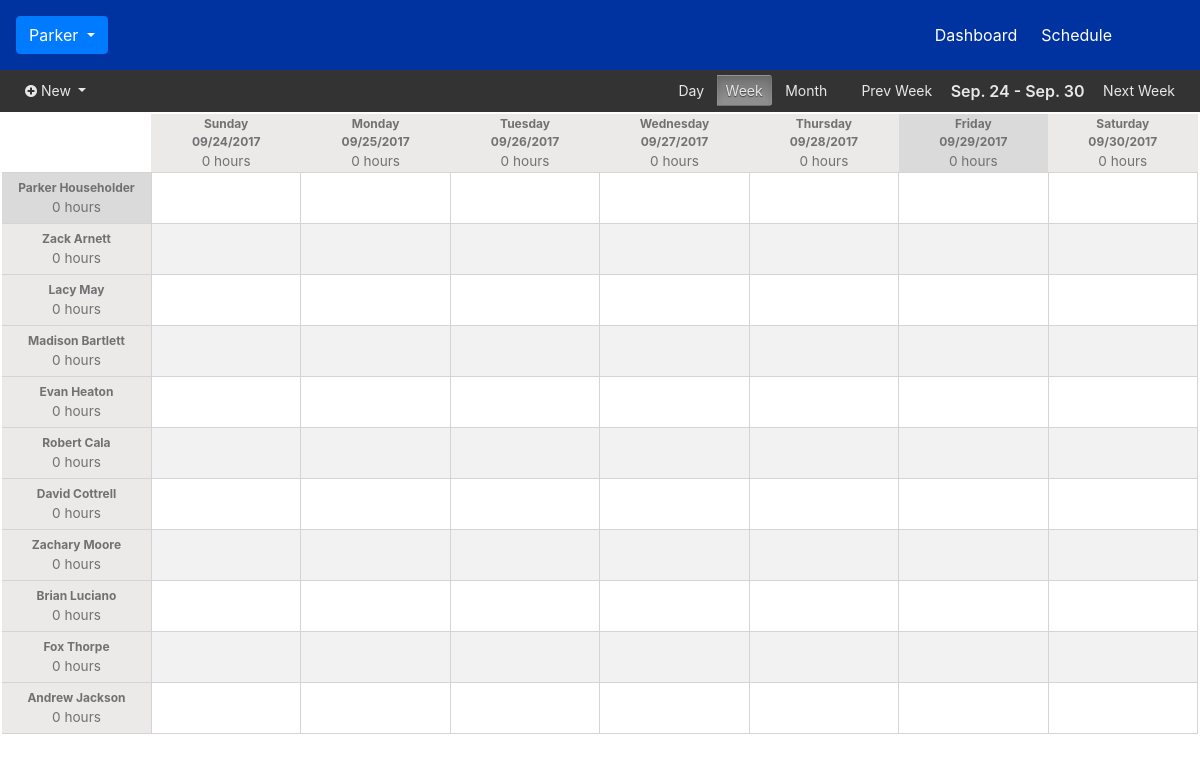
The app's page /scheduler.php (signed in) with its own data.
### tables this page shows
CREATE TABLE EMPLOYEE
(
  employee_id int NOT NULL AUTO_INCREMENT,
  admin_tag int NOT NULL,
  first_name varchar(64) NOT NULL,
  last_name varchar(64) NOT NULL,
  email varchar(128) NOT NULL,
  phone_number varchar(16) NOT NULL,
  dob date NOT NULL,
  username varchar(64) NOT NULL,
  password varchar(64) NOT NULL,
  color varchar(16) NOT NULL,
  PRIMARY KEY (employee_id)
);

### session.php (called while the page is built, shortened)
<?php
  if($_SESSION['logged_in']){
    $employee_id = $_SESSION['employee_id'];
    $first_name = $_SESSION['first_name'];
    $admin_tag = $_SESSION['admin_tag'];
  }
  else {
    header("location: login.php");
  }
?>

### scheduler.php (the view, shortened to what this page needs)
<!DOCTYPE html>
<html>
  <head>
    <?php include 'session.php'; ?>
    <?php
          if(isset($_GET['week'])) {
            $week = (int) $_GET['week'];
            $weekofmonth = date('w');
            $firstDayofWeek = date('M. d', strtotime('-'.($weekofmonth + (7*($weekofmonth-$week))).' days'));
            $lastDayofWeek = date('M. d', strtotime('-'.($weekofmonth - 6 + (7*($weekofmonth-$week))).' days'));
            $next_week_link = '<a type="button" class="btn btn-default btn-sm control button" href="?week='.($week + 1).'">Next Week</a>';
            $previous_week_link = '<a type="button" class="btn btn-default btn-sm control button" href="?week='.($week - 1).'" class="control button">Prev Week</a>';
            $controls = '<form class="week control-form" method="get">'.$previous_week_link.'  <span class="date-display">'.$firstDayofWeek.' - '.$lastDayofWeek.'</span>   '.$next_week_link.' </form>';
          }
          else {
            $week = (int) date('w');
            $firstDayofWeek = date('M. d', strtotime('-'.($week).' days'));
            $lastDayofWeek = date('M. d', strtotime('-'.($week - 6).' days'));
            $next_week_link = '<a type="button" class="btn btn-default btn-sm control button" href="?week='.($week + 1).'">Next Week</a>';
            $previous_week_link = '<a type="button" class="btn btn-default btn-sm control button" href="?week='.($week - 1).'" class="control button">Prev Week</a>';
            $controls = '<form class="week control-form" method="get">'.$previous_week_link.'  <span class="date-display">'.$firstDayofWeek.' - '.$lastDayofWeek.'</span>   '.$next_week_link.' </form>';
          }
       ?>
    <link rel="stylesheet" href="https://maxcdn.bootstrapcdn.com/bootstrap/4.0.0-beta/css/bootstrap.min.css">
    <link rel="stylesheet" href="fonts/font-awesome/css/font-awesome.min.css">
    <link rel="stylesheet" href="css/main.css">
    <div class="navbar scheduler-navbar">
      <div class="btn-group">
        <button type="button" class="btn btn-primary dropdown-toggle" data-toggle="dropdown" aria-haspopup="true" aria-expanded="false">
          <?php echo $first_name; ?>
        </button>
      </div>
      <ul class="nav navbar-nav">
        <li><a href="home.php">Dashboard</a></li>
        <li><a id="show-scheduler" href="scheduler.php">Schedule</a></li>
      </ul>
    </div>
  </head>
  <body>
    <div id="scheduler">
      <div class="control-bar">
        <?php if($admin_tag == 1) { ?>
        <div class="dropdown new" style="display:inline-block">
          <a class="btn btn-default dropdown-toggle control button btn-sm" type="button" data-toggle="dropdown"><i class="fa fa-plus-circle" aria-hidden="true"></i>&nbsp;New
          <span class="caret"></span></a>
        </div>
        <?php } ?>
        <?php echo $controls; ?>
        <div class="schedule-type">
          <label class="btn btn-default btn-sm control button" for="toggle-off-left" type="button">Day</label>
          <label class="btn btn-default btn-sm control button" for="toggle-on" type="button">Week</label>
          <label class="btn btn-default btn-sm control button" for="toggle-off-right" type="button">Month</label>
        </div>
      </div>
      <?php
        include 'connection.php';
        $employees = $mysqli->query("SELECT * FROM EMPLOYEE");
        $weekofmonth = date('w');
        if(isset($_GET['week']) || !isset($_GET['week']) && !isset($_GET['month']) && !isset($_GET['day'])) { ?>
          <div class="container-fluid week schedule-view" style="padding-left: 2px; padding-right: 2px;">
            <table class="schedule-table">
              <tr class="week-days">
                <th style="background-color: white; vertical-align: bottom;"></th>
                <th id="sunday-header" style="<?php if(date('m/d/Y', strtotime('-'.($weekofmonth + (7*($weekofmonth-$week))).' days')) == date('m/d/Y')) { ?> background-color: #dadada;<?php } ?> ">Sunday<br />
                  <?php echo date('m/d/Y', strtotime('-'.($weekofmonth + (7*($weekofmonth-$week))).' days')); ?><br /><span class='sunday-header employee-hours'><br></span></th>
                <th id="monday-header" style="<?php if(date('m/d/Y', strtotime('-'.($weekofmonth - 1 + (7*($weekofmonth-$week))).' days')) == date('m/d/Y')) { ?> background-color: #dadada;<?php } ?> ">Monday<br />
                  <?php echo date('m/d/Y', strtotime('-'.($weekofmonth-1+ (7*($weekofmonth-$week))).' days')); ?><br /><span class='monday-header employee-hours'><br></span></th>
                <th id="tuesday-header" style="<?php if(date('m/d/Y', strtotime('-'.($weekofmonth - 2 + (7*($weekofmonth-$week))).' days')) == date('m/d/Y')) { ?> background-color: #dadada;<?php } ?> ">Tuesday<br />
                  <?php echo date('m/d/Y', strtotime('-'.($weekofmonth-2+ (7*($weekofmonth-$week))).' days')); ?><br /><span class='tuesday-header employee-hours'><br></span></th>
                <th id="wednesday-header" style="<?php if(date('m/d/Y', strtotime('-'.($weekofmonth - 3 + (7*($weekofmonth-$week))).' days')) == date('m/d/Y')) { ?> background-color: #dadada;<?php } ?> ">Wednesday<br />
                  <?php echo date('m/d/Y', strtotime('-'.($weekofmonth-3+ (7*($weekofmonth-$week))).' days')); ?><br /><span class='wednesday-header employee-hours'><br></span></th>
                <th id="thursday-header" style="<?php if(date('m/d/Y', strtotime('-'.($weekofmonth - 4 + (7*($weekofmonth-$week))).' days')) == date('m/d/Y')) { ?> background-color: #dadada;<?php } ?> ">Thursday<br />
                   <?php echo date('m/d/Y', strtotime('-'.($weekofmonth-4+ (7*($weekofmonth-$week))).' days')); ?><br /><span class='thursday-header employee-hours'><br></span></th>
                <th id="friday-header" style="<?php if(date('m/d/Y', strtotime('-'.($weekofmonth - 5 + (7*($weekofmonth-$week))).' days')) == date('m/d/Y')) { ?> background-color: #dadada;<?php } ?> ">Friday<br />
                  <?php echo date('m/d/Y', strtotime('-'.($weekofmonth-5+ (7*($weekofmonth-$week))).' days')); ?><br /><span class='friday-header employee-hours'><br></span></th>
                <th id="saturday-header" style="<?php if(date('m/d/Y', strtotime('-'.($weekofmonth - 6 + (7*($weekofmonth-$week))).' days')) == date('m/d/Y')) { ?> background-color: #dadada;<?php } ?> ">Saturday<br />
                  <?php echo date('m/d/Y', strtotime('-'.($weekofmonth-6+ (7*($weekofmonth-$week))).' days')); ?><br /><span class='saturday-header employee-hours'><br></span></th>
              </tr>
              <?php
                $sunhours = new DateTime('00:00:00');
                $monhours = new DateTime('00:00:00');
                $tueshours = new DateTime('00:00:00');
                $wedhours = new DateTime('00:00:00');
                $thurshours = new DateTime('00:00:00');
                $frihours = new DateTime('00:00:00');
                $sathours = new DateTime('00:00:00');
                while($current_row = $employees->fetch_assoc()){  ?>
                  <tr>
                    <th <?php if($current_row['employee_id'] == $employee_id) { echo 'style="background-color: #dadada !important;"'; } ?> id="employee-<?php echo $current_row['employee_id']; ?>-header"><?php echo $current_row['first_name'] . " " . $current_row['last_name']; ?></th>
                      <?php
                      $hours = new DateTime('00:00:00');
                      for ($i=0; $i < 7; $i++) {
                        include 'connection.php';
                        $employee_id1 = $current_row['employee_id'];
                        $shift_date = (string) date('Y-m-d', strtotime('-'.($weekofmonth-$i+(7*($weekofmonth-$week))).' days'));
                        $shift = $mysqli->query("SELECT * FROM SHIFT WHERE employee_id = $employee_id1 AND shift_date = '".$shift_date."' ");
                        if($shift->num_rows > 0){
                          while($row = $shift->fetch_assoc()) {?>
                            <td class="shift-block" style="background-color: <?php echo $current_row['color'] ?>">
                              <p>
                                <?php if((int)date('H', strtotime($row['start_time'])) % 12 != 0) { echo (int)date('H', strtotime($row['start_time'])) % 12; } else { echo 12; } echo date(':i A', strtotime($row['start_time'])) ?>
                                  - <?php if((int)date('H', strtotime($row['end_time'])) % 12 != 0) { echo (int)date('H', strtotime($row['end_time'])) % 12; } else { echo 12; } echo date(':i A', strtotime($row['end_time'])); ?>
                                  <?php if($admin_tag == 1) { ?>
                                  <a class="remove-item" data-week="<?php echo $week; ?>" data-shift-id="<?php echo $row['shift_id']; ?>" data-toggle="modal" data-target="#DoubleCheck">
                                    <i class="fa fa-times" aria-hidden="true"></i>
                                  </a>
                                  <a class="edit-item" data-week="<?php echo $week; ?>" data-employee-id="<?php echo $current_row['employee_id']; ?>" data-shift-date="<?php echo $row['shift_date']; ?>" data-shift-id="<?php echo $row['shift_id']; ?>" data-start-time="<?php echo $row['start_time']; ?>" data-end-time="<?php echo $row['end_time']; ?>" data-toggle="modal" data-target="#EditShift">
                                    <i class="fa fa-pencil" aria-hidden="true"></i>
                                  </a>
                                <?php } ?>
                              </p>
                            </td>
                            <?php
                            $datetime = new DateTime($row['start_time']);
                            $datetime1 = new DateTime($row['end_time']);
                            $hours->add($datetime->diff($datetime1));
                            switch ($i) {
                              case 0:
                                $sunhours->add($datetime->diff($datetime1));
                                break;
                              case 1:
                                $monhours->add($datetime->diff($datetime1));
                                break;
                              case 2:
                                $tueshours->add($datetime->diff($datetime1));
                                break;
                              case 3:
                                $wedhours->add($datetime->diff($datetime1));
                                break;
                              case 4:
                                $thurshours->add($datetime->diff($datetime1));
                                break;
                              case 5:
                                $frihours->add($datetime->diff($datetime1));
                                break;
                              case 6:
                                $sathours->add($datetime->diff($datetime1));
                                break;
                            }
                          }
                        }
                        else {  ?>
                          <td><?php if($admin_tag == 1) { ?><a class="in-cell-add add-item" data-employee-id="<?php echo $current_row['employee_id']; ?>" data-shift-date="<?php echo $shift_date; ?>" data-toggle="modal" data-target="#AddShift">
                            <i class="fa fa-plus" aria-hidden="true"></i></a><?php } ?></td>
                    <?php
                        }
                      } ?>
                  </tr>
            <?php } ?>
            </table>
        </div>
    <?php }
    ?>
  </body>
</html>

### css/main.css (style rules this page uses)
.navbar { background-color: #0033A0; }
.scheduler-navbar.navbar { padding: 1rem; }
ul.navbar-nav li a { color: white; }
ul.navbar-nav { display: inline; margin-right: 5vw; }
ul.navbar-nav li { float: left; display: inline; padding: 0 1vw; }
.schedule-table { table-layout: fixed; empty-cells: show; width: 100%; }
.schedule-table th, .schedule-table td { border-collapse: collapse; text-align: center; }
.schedule-table th { border-bottom: 1px solid #d4d4d4; background-color: #ece9e9; color: #717171; font-size: 1vw; }
.schedule-table td { border: 1px solid #d4d4d4; height: 3rem; color: #e8e8e8; font-size: 1rem; }
.schedule-table tr:nth-child(odd) { background-color: #f2f2f2; }
.employee-hours { font-weight: 400; font-size: .85rem; }
a.control.button { text-decoration: none; color: #e8e8e8; background-color: #333; }
.dropdown.new { padding-bottom: 5px; margin-top: 5px; padding-left: 1rem; }
.control-bar { background-color: #333; height: 42px; }
.control-bar form { display:inline; float:right; margin-top: 5px; padding-right: 1rem; }
.schedule-type { float: right; margin-top: 5px; color: #e8e8e8; padding-right: 1rem; display: inline; }
.schedule-type input[type="radio"].toggle:checked + label { background-image: -moz-linear-gradient(bottom,#969696,#727272) !important; background-image: -webkit-linear-gradient(bottom,#969696,#727272) !important; background-image: -o-linear-gradient(bottom,#969696,#727272) !important; background-image: linear-gradient(to top,#969696,#727272) !important; -webkit-box-shadow: inset 0 1px 6px rgba(41, 41, 41, 0.2),0 1px 2px rgba(0,0,0,0.05); -moz-box-shadow: inset 0 1px 6px 0 rgba(41, 41, 41, 0.2),0 1px 2px rgba(0,0,0,0.05); box-shadow: inset 0 1px 6px rgba(41, 41, 41, 0.2),0 1px 2px rgba(0, 0, 0, 0.05); cursor: default; background-color: inherit; border-color: transparent; text-shadow: 0 1px 1px rgba(40, 40, 40, 0.75); }
.schedule-type input[type="radio"].toggle-left + label { border-right: 0; -webkit-border-top-right-radius: 0; -webkit-border-bottom-right-radius: 0; -moz-border-top-right-radius: 0; -moz-border-bottom-right-radius: 0; border-top-right-radius: 0; border-bottom-right-radius: 0; cursor: pointer; background-color: #333; }
.schedule-type input[type="radio"].toggle-center + label { -webkit-border-top-left-radius: 0; -webkit-border-bottom-left-radius: 0; -moz-border-top-left-radius: 0; -moz-border-bottom-left-radius: 0; cursor: pointer; border-top-left-radius: 0; border-bottom-left-radius: 0; background-color: #333; }
.schedule-type input[type="radio"].toggle-right + label { -webkit-border-top-left-radius: 0; -webkit-border-bottom-left-radius: 0; -moz-border-top-left-radius: 0; -moz-border-bottom-left-radius: 0; cursor: pointer; border-top-left-radius: 0; border-bottom-left-radius: 0; background-color: #333; }
.date-display { color: #e8e8e8; font-weight: 600; padding: 0 5px; vertical-align: middle; }

### records on screen
employee: first_name "Parker", last_name "Householder"
employee: first_name "Zack", last_name "Arnett"
employee: first_name "Lacy", last_name "May"
employee: first_name "Madison", last_name "Bartlett"
employee: first_name "Evan", last_name "Heaton"
employee: first_name "Robert", last_name "Cala"
employee: first_name "David", last_name "Cottrell"
employee: first_name "Zachary", last_name "Moore"
employee: first_name "Brian", last_name "Luciano"
employee: first_name "Fox", last_name "Thorpe"
employee: first_name "Andrew", last_name "Jackson"

### other values on screen
$first_name "Parker"
$firstDayofWeek "Sep. 24"
$lastDayofWeek "Sep. 30"
